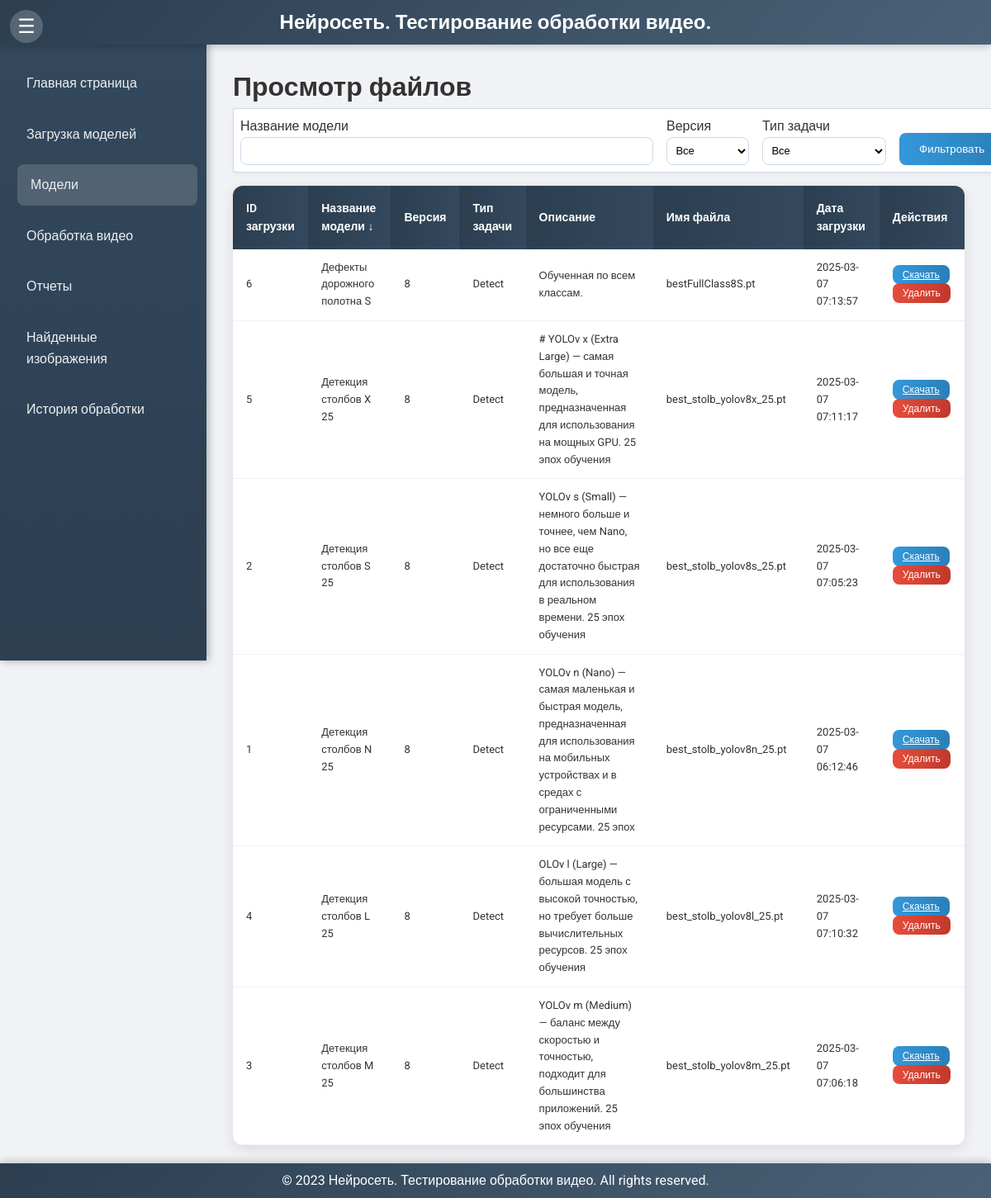
The page /view?sort_by=model_name&sort_dir=desc on the database its author committed.
### models.py (models this page shows)
class UploadedFile(db.Model):
    id = db.Column(db.Integer, primary_key=True)
    model_name = db.Column(db.String(255), nullable=False)
    version = db.Column(db.String(10), nullable=False)
    task_type = db.Column(db.String(50), nullable=False)
    description = db.Column(db.Text, nullable=False)
    file_path = db.Column(db.String(255), nullable=False)
    original_filename = db.Column(db.String(255), nullable=False)
    filename_without_guid = db.Column(db.String(255), nullable=False)
    upload_datetime = db.Column(db.DateTime, default=datetime.utcnow)

### app.py (the view)
@app.route('/view', methods=['GET'])
def view_files():
    model_name = request.args.get('model_name')
    version = request.args.get('version')
    task_type = request.args.get('task_type')
    sort_by = request.args.get('sort_by', 'upload_datetime')
    sort_dir = request.args.get('sort_dir', 'desc')
    query = UploadedFile.query
    if model_name:
        query = query.filter(UploadedFile.model_name.ilike(f'%{model_name}%'))
    if version:
        query = query.filter_by(version=version)
    if task_type:
        query = query.filter_by(task_type=task_type)
    sortable_fields = {
        'id': UploadedFile.id,
        'model_name': UploadedFile.model_name,
        'version': UploadedFile.version,
        'task_type': UploadedFile.task_type,
        'description': UploadedFile.description,
        'filename_without_guid': UploadedFile.filename_without_guid,
        'upload_datetime': UploadedFile.upload_datetime
    }
    if sort_by in sortable_fields:
        sort_column = sortable_fields[sort_by]
        if sort_dir == 'asc':
            query = query.order_by(asc(sort_column))
        else:
            query = query.order_by(desc(sort_column))
    files = query.all()
    unique_model_names = [row[0] for row in db.session.query(distinct(UploadedFile.model_name)).all()]
    return render_template(
        'view.html',
        files=files,
        current_page='view',
        sort_by=sort_by,
        sort_dir=sort_dir,
        unique_model_names=unique_model_names
    )

### templates/view.html (shortened to what this page needs)
{% extends 'base.html' %}
{% block content %}
    <h1>Просмотр файлов</h1>
    <form method="GET" action="{{ url_for('view_files') }}">
        <table class="filter-table">
            <tr>
                <td class="form-group compact">
                    <label for="model_name">Название модели</label>
                    <input type="text" id="model_name" name="model_name" class="form-control compact-input" value="" list="model_names" autocomplete="off" style="width: 500px;">
                </td>
                <td class="form-group compact">
                    <label for="version">Версия</label>
                    <select id="version" name="version" class="form-control compact-input" style="width: 100px;">
                        <option value="">Все</option>
                    </select>
                </td>
                <td class="form-group compact">
                    <label for="task_type">Тип задачи</label>
                    <select id="task_type" name="task_type" class="form-control compact-input" style="width: 150px;">
                        <option value="">Все</option>
                    </select>
                </td>
                <td class="form-group compact filter-button">
                    <button type="submit" class="btn btn-primary">Фильтровать</button>
                </td>
            </tr>
        </table>
    </form>
    <table class="modern-table">
        <thead>
            <tr>
                <th><a href="{{ url_for('view_files', model_name=request.args.get('model_name'), version=request.args.get('version'), task_type=request.args.get('task_type'), sort_by='id', sort_dir='asc' if sort_by == 'id' and sort_dir == 'desc' else 'desc') }}" class="table-link">ID загрузки {% if sort_by == 'id' %}{{ '↑' if sort_dir == 'asc' else '↓' }}{% endif %}</a></th>
                <th><a href="{{ url_for('view_files', model_name=request.args.get('model_name'), version=request.args.get('version'), task_type=request.args.get('task_type'), sort_by='model_name', sort_dir='asc' if sort_by == 'model_name' and sort_dir == 'desc' else 'desc') }}" class="table-link">Название модели {% if sort_by == 'model_name' %}{{ '↑' if sort_dir == 'asc' else '↓' }}{% endif %}</a></th>
                <th><a href="{{ url_for('view_files', model_name=request.args.get('model_name'), version=request.args.get('version'), task_type=request.args.get('task_type'), sort_by='version', sort_dir='asc' if sort_by == 'version' and sort_dir == 'desc' else 'desc') }}" class="table-link">Версия {% if sort_by == 'version' %}{{ '↑' if sort_dir == 'asc' else '↓' }}{% endif %}</a></th>
                <th><a href="{{ url_for('view_files', model_name=request.args.get('model_name'), version=request.args.get('version'), task_type=request.args.get('task_type'), sort_by='task_type', sort_dir='asc' if sort_by == 'task_type' and sort_dir == 'desc' else 'desc') }}" class="table-link">Тип задачи {% if sort_by == 'task_type' %}{{ '↑' if sort_dir == 'asc' else '↓' }}{% endif %}</a></th>
                <th><a href="{{ url_for('view_files', model_name=request.args.get('model_name'), version=request.args.get('version'), task_type=request.args.get('task_type'), sort_by='description', sort_dir='asc' if sort_by == 'description' and sort_dir == 'desc' else 'desc') }}" class="table-link">Описание {% if sort_by == 'description' %}{{ '↑' if sort_dir == 'asc' else '↓' }}{% endif %}</a></th>
                <th><a href="{{ url_for('view_files', model_name=request.args.get('model_name'), version=request.args.get('version'), task_type=request.args.get('task_type'), sort_by='filename_without_guid', sort_dir='asc' if sort_by == 'filename_without_guid' and sort_dir == 'desc' else 'desc') }}" class="table-link">Имя файла {% if sort_by == 'filename_without_guid' %}{{ '↑' if sort_dir == 'asc' else '↓' }}{% endif %}</a></th>
                <th><a href="{{ url_for('view_files', model_name=request.args.get('model_name'), version=request.args.get('version'), task_type=request.args.get('task_type'), sort_by='upload_datetime', sort_dir='asc' if sort_by == 'upload_datetime' and sort_dir == 'desc' else 'desc') }}" class="table-link">Дата загрузки {% if sort_by == 'upload_datetime' %}{{ '↑' if sort_dir == 'asc' else '↓' }}{% endif %}</a></th>
                <th>Действия</th>
            </tr>
        </thead>
        <tbody>
            {% for file in files %}
            <tr>
                <td>{{ file.id }}</td>
                <td>{{ file.model_name }}</td>
                <td>{{ file.version }}</td>
                <td>{{ file.task_type }}</td>
                <td>{{ file.description }}</td>
                <td>{{ file.filename_without_guid }}</td>
                <td>{{ file.upload_datetime.strftime('%Y-%m-%d %H:%M:%S') }}</td>
                <td>
                    <a href="{{ url_for('download_file', file_id=file.id) }}" class="btn btn-primary btn-sm">Скачать</a>
                    <form method="POST" action="{{ url_for('delete_file', file_id=file.id) }}" style="display:inline;">
                        <button type="submit" class="btn btn-danger btn-sm" onclick="return confirm('Вы уверены, что хотите удалить этот файл?');">Удалить</button>
                    </form>
                </td>
            </tr>
            {% endfor %}
        </tbody>
    </table>
{% endblock %}

### static/css/styles.css (style rules this page uses)
* { margin: 0; padding: 0; box-sizing: border-box; }
body { font-family: 'Roboto', sans-serif; line-height: 1.6; background-color: #f0f2f5; color: #333; }
.modern-table { width: 100%; border-collapse: collapse; background-color: white; box-shadow: 0 4px 15px rgba(0, 0, 0, 0.1); border-radius: 12px; overflow: hidden; margin-bottom: 2rem; }
.modern-table th { background: linear-gradient(90deg, #2c3e50, #34495e); color: white !important; padding: 1rem; font-size: 14px; text-align: left; font-weight: 600; }
.modern-table th a.table-link { color: white; text-decoration: none; transition: color 0.3s; }
.modern-table td { padding: 0.75rem 1rem; font-size: 13px; border-bottom: 1px solid #eef2f7; }
.modern-table .btn-sm { padding: 0.3rem 0.75rem; font-size: 12px; }
.form-group { margin-bottom: 1.5rem; }
.form-control { width: 100%; padding: 0.75rem; border: 1px solid #d1d9e6; border-radius: 8px; font-size: 14px; background-color: #fff; transition: border-color 0.3s, box-shadow 0.3s; }
.btn { padding: 0.75rem 1.5rem; border: none; border-radius: 8px; cursor: pointer; transition: background-color 0.3s, transform 0.2s; font-weight: 500; }
.btn-primary { background: linear-gradient(90deg, #3498db, #2980b9); color: white; }
.btn-danger { background: linear-gradient(90deg, #e74c3c, #c0392b); color: white; }
.filter-table { width: 100%; border-collapse: collapse; margin-bottom: 1rem; background-color: #fff; border: 1px solid #d1d9e6; border-radius: 8px; box-shadow: 0 2px 5px rgba(0, 0, 0, 0.05); }
.filter-table td { padding: 0.5rem; vertical-align: bottom; }
.filter-table .form-group.compact { margin-bottom: 0; }
.filter-table .compact-input { width: 100%; padding: 0.4rem; font-size: 13px; height: 34px; box-sizing: border-box; }
.filter-table .filter-button { padding-top: 1.5rem; }

### rows shown on the page
UploadedFile: id "6", model_name "Дефекты дорожного полотна S", version "8", task_type "Detect", description "Обученная по всем классам.", filename_without_guid "bestFullClass8S.pt", upload_datetime "2025-03-07 07:13:57"
UploadedFile: id "5", model_name "Детекция столбов X 25", version "8", task_type "Detect", description "# YOLOv x (Extra Large) — самая большая и точная модель, предназначенная для использования на мощных GPU. 25 эпох обучения", filename_without_guid "best_stolb_yolov8x_25.pt", upload_datetime "2025-03-07 07:11:17"
UploadedFile: id "2", model_name "Детекция столбов S 25", version "8", task_type "Detect", description "YOLOv s (Small) — немного больше и точнее, чем Nano, но все еще достаточно быстрая для использования в реальном времени. 25 эпох обучения", filename_without_guid "best_stolb_yolov8s_25.pt", upload_datetime "2025-03-07 07:05:23"
UploadedFile: id "1", model_name "Детекция столбов N 25", version "8", task_type "Detect", description "YOLOv n (Nano) — самая маленькая и быстрая модель, предназначенная для использования на мобильных устройствах и в средах с ограниченными ресурсами. 25 эпох", filename_without_guid "best_stolb_yolov8n_25.pt", upload_datetime "2025-03-07 06:12:46"
UploadedFile: id "4", model_name "Детекция столбов L 25", version "8", task_type "Detect", description "OLOv l (Large) — большая модель с высокой точностью, но требует больше вычислительных ресурсов. 25 эпох обучения", filename_without_guid "best_stolb_yolov8l_25.pt", upload_datetime "2025-03-07 07:10:32"
UploadedFile: id "3", model_name "Детекция столбов M 25", version "8", task_type "Detect", description "YOLOv m (Medium) — баланс между скоростью и точностью, подходит для большинства приложений. 25 эпох обучения", filename_without_guid "best_stolb_yolov8m_25.pt", upload_datetime "2025-03-07 07:06:18"

### other values the page prints
{{ '↑' if sort_dir == 'asc' else '↓' }} "↓"
